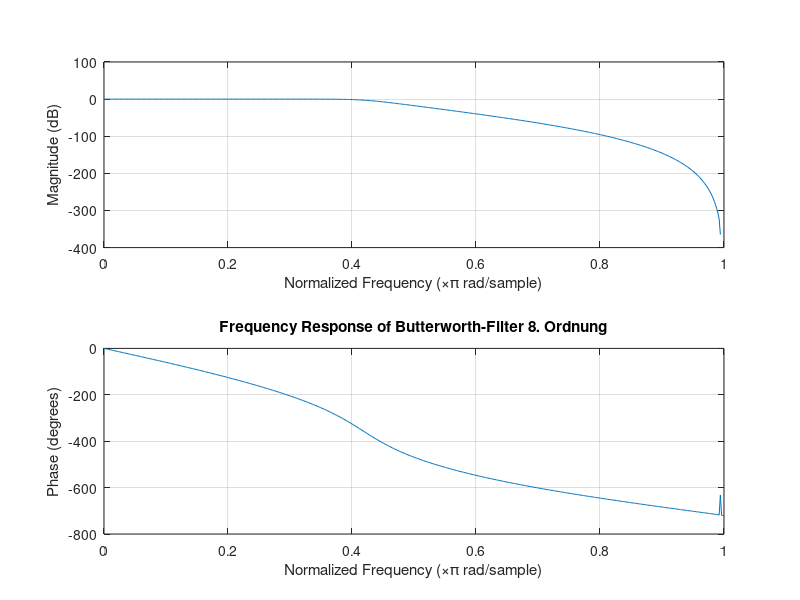

The MATLAB script that drew this image:
fc = 3100; % cutoff frequency
fs2 = 198330; % sampling rate
normalized2 = fc/(fs2/2);
[B2,A2] = butter(2,normalized2);
freqz(B2,A2);
title('Frequency Response of Butterworth-Filter 2. Ordnung')
clf
fs8 = 14747;
normalized8 = fc/(fs8/2);
[B8,A8] = butter(8,normalized8);
freqz(B8,A8);
title('Frequency Response of Butterworth-Filter 8. Ordnung')

